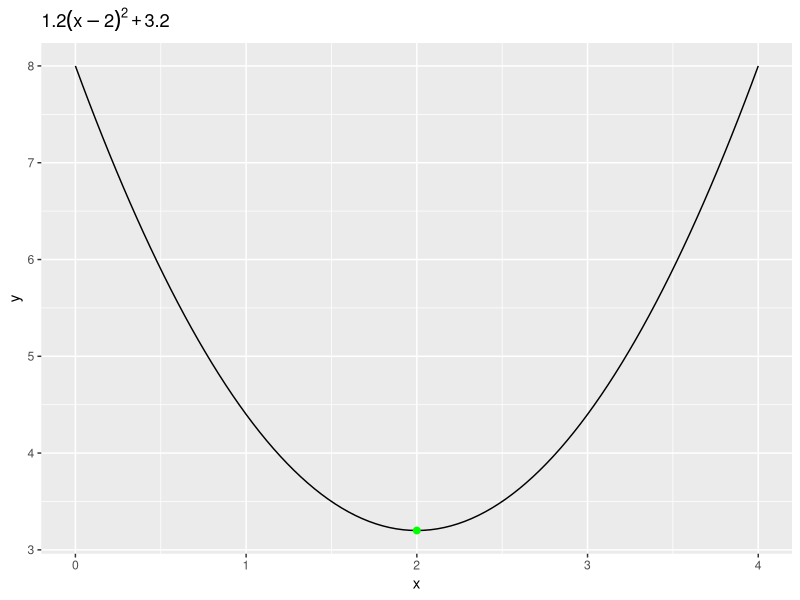

The R script that drew this image:
## ---- chunk 1
library(ggplot2)
library(scales)
library(grid)
library(dplyr)

#cost function
formula = function(x) 1.2*(x-2)^2 + 3.2
# we visualize our function and the optimal solution
ggplot(data.frame(x = c(0,4)),aes(x)) + stat_function(fun = formula)+
  geom_point(data = data.frame(x=2,y =formula(2)),aes(x,y),color = "green",size=2)+
  ggtitle(expression(1.2*(x-2)^2 +3.2))

#first derivative
derivative = function(x) 2*1.2*(x-2)

# defining the alpha value (learning rate)
learning_rate =0.6
#defining the initial value
xold = 0.1
(iteration = data.frame(x=xold,y = formula(xold)))
## if we apply the parenthesis at start then only the iterationwill displayed in the output or else it would be stored in the environment

#one iteration

#apply the formula of gradient descent

xnew = xold - learning_rate*derivative(xold)

#output
rbind(iteration , c(xnew,formula(xnew)))

# defining epsilon i.e. the maximum iterations allowed

epsilon = 0.05
step=2 #already 2 steps are got in output
iteration = 10
# records the x and y values : add the initial guess
xtrace = list () ; ytrace = list()
xtrace[[1]] = xold; ytrace[[1]] = formula(xold)
xtrace[[2]] = xold; ytrace[[2]] = formula(xnew)
cbind(xtrace,ytrace)
while (abs(xnew-xold)> epsilon & step <=iteration){
  #update iteartion count
  step = step+1
  #gradient descent
  xold =  xnew
  xnew = xold -learning_rate*derivative(xold)
  #record keeping
  xtrace[[step]] = xnew
  ytrace[[step]] = formula(xnew)
  
}
#create the datapoints in the dataframe
record= data.frame(x=do.call(rbind,xtrace),y = do.call(rbind,ytrace))
record
         
